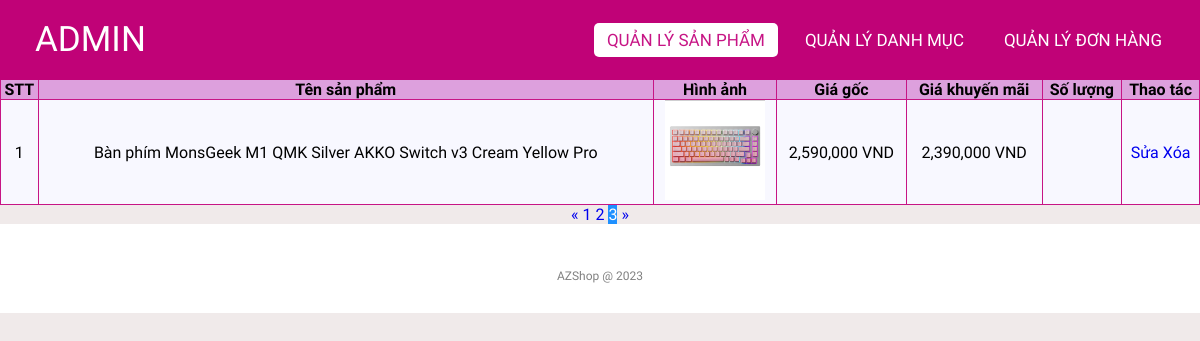
The app's page /admin/productlist.php?page=3 (signed in), older data.
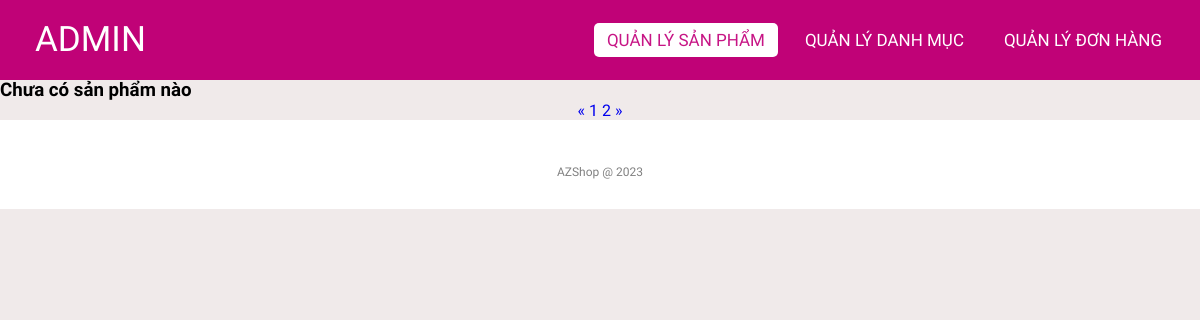
The same page, newer data.
### tables this page shows
CREATE TABLE `products` (
  `id` int NOT NULL,
  `name` varchar(255) NOT NULL,
  `originalPrice` decimal(10,0) NOT NULL,
  `promotionPrice` decimal(10,0) NOT NULL,
  `image` varchar(50) NOT NULL,
  `createdBy` int NOT NULL,
  `createdDate` date NOT NULL,
  `cateId` int NOT NULL,
  `qty` int NOT NULL,
  `des` varchar(1000) NOT NULL,
  `status` tinyint(1) NOT NULL,
  `soldCount` int NOT NULL
);

### lib/database.php (called while the page is built, shortened)
<?php
class Database extends PDO
{
  public $host   = DB_HOST;
  public $user   = DB_USER;
  public $pass   = DB_PASS;
  public $dbname = DB_NAME;
  public $link;
  private function connectDB()
  {
    $this->link = new mysqli(
      $this->host,
      $this->user,
      $this->pass,
      $this->dbname
    );
  }
  public function select($query)
  {
    $result = $this->link->query($query);
    if ($result->num_rows > 0) {
      return $result;
    } else {
      return false;
    }
  }
}

### classes/product.php (called while the page is built, shortened)
<?php
$filepath = realpath(dirname(__FILE__));
include_once($filepath . '/../lib/database.php');
?>
<?php
class product
{
    private $db;
    public function __construct()
    {
        $this->db = new Database();
    }
    public function getAllAdmin($page = 1, $total = 8)
    {
        $tmp = ($page - 1) * $total;
        $query =
            "SELECT products.*, categories.name as cateName, users.fullName
			 FROM products INNER JOIN categories ON products.cateId = categories.id INNER JOIN users ON products.createdBy = users.id
			 order by products.id desc
             limit $tmp,$total";
        $result = $this->db->select($query);
        return $result;
    }
    public function getCountPaging($row = 8)
    {
        $query = "SELECT COUNT(*) FROM products";
        $mysqli_result = $this->db->select($query);
        if ($mysqli_result) {
            $totalrow = intval((mysqli_fetch_all($mysqli_result, MYSQLI_ASSOC)[0])['COUNT(*)']);
            $result = ceil($totalrow / $row);
            return $result;
        }
        return false;
    }
}
?>

### admin/productlist.php (the view, shortened to what this page needs)
<?php
include '../classes/product.php';
$product = new product();
$list = $product->getAllAdmin((isset($_GET['page']) ? $_GET['page'] : 1));
$pageCount = $product->getCountPaging();
?>
<!DOCTYPE html>
<html lang="en">
<head>
    <link rel="stylesheet" href="css/style.css">
    <link rel="stylesheet" href="https://cdnjs.cloudflare.com/ajax/libs/font-awesome/5.15.4/css/all.min.css">
</head>
<body>
    <nav>
        <label class="logo">ADMIN</label>
        <ul>
            <li><a href="productlist.php" class="active">Quản lý Sản phẩm</a></li>
            <li><a href="categoriesList.php">Quản lý Danh mục</a></li>
            <li><a href=".php">Quản lý đơn hàng</a></li>
        </ul>
    </nav>
    <div class="addNew">
        <a href="add_product.php">Thêm mới</a>
    </div>
    <div class="container">
        <?php $count = 1;
        if ($list) { ?>
            <table class="list">
                <tr>
                    <th>STT</th>
                    <th>Tên sản phẩm</th>
                    <th>Hình ảnh</th>
                    <th>Giá gốc</th>
                    <th>Giá khuyến mãi</th>
                    <th>Số lượng</th>
                    <th>Thao tác</th>
                </tr>
                <?php foreach ($list as $key => $value) { ?>
                    <tr>
                        <td><?= $count++ ?></td>
                        <td><?= $value['name'] ?></td>
                        <td><img class="image-cart" src="uploads/<?= $value['image'] ?>" alt=""></td>
                        <td><?= number_format($value['originalPrice'], 0, '', ',') ?> VND</td>
                        <td><?= number_format($value['promotionPrice'], 0, '', ',') ?> VND</td>
                        <td><?= $value['qty'] ?></td>
                        <td>
                            <a href="edit_product.php?id=<?= $value['id'] ?>">Sửa</a>
                            <a href="productList.php?action=delete&id=<?= $value['id'] ?>" onclick="return confirm('Bạn chắc chắn muốn xóa sản phẩm này?')">Xóa</a>
                        </td>
                    </tr>
                <?php } ?>
            </table>
        <?php } else { ?>
            <h3>Chưa có sản phẩm nào</h3>
        <?php } ?>
        <div class="pagination">
            <a href="productlist.php?page=<?= (isset($_GET['page'])) ? (($_GET['page'] <= 1) ? 1 : $_GET['page'] - 1) : 1 ?>">&laquo;</a>
            <?php
            for ($i = 1; $i <= $pageCount; $i++) {
                if (isset($_GET['page'])) {
                    if ($i == $_GET['page']) { ?>
                        <a class="active" href="productlist.php?page=<?= $i ?>"><?= $i ?></a>
                    <?php } else { ?>
                        <a href="productlist.php?page=<?= $i ?>"><?= $i ?></a>
                    <?php  }
                } ?>
            <?php }
            ?>
            <a href="productlist.php?page=<?= (isset($_GET['page'])) ? $_GET['page'] + 1 : 2 ?>">&raquo;</a>
        </div>
    </div>
    <footer>
        <p class="copyright">AZShop @ 2023</p>
    </footer>
</body>
</html>

Row changes from the older to the newer data that the page shows:
removed products: name "Bàn phím MonsGeek M1 QMK Silver AKKO Switch v3 Cream Yellow Pro", image (picture), originalPrice "2,590,000", promotionPrice "2,390,000"
Text that changed along with them:
text no longer shown: "STT Tên sản phẩm Hình ảnh Giá gốc Giá khuyến mãi Số lượng Thao tác"
text now shown: "Chưa có sản phẩm nào"
list line gone: "3"
